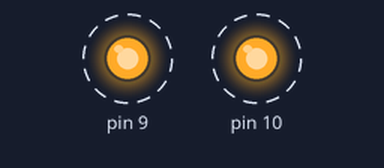
Recording of a sketch running on a simulated Arduino Uno, built with avr-gcc and run on an emulated ATmega328P. Shown: output pins drawn as LEDs (lit = HIGH). Dashed ring = blinking.

Above: at 0.12 s.
Timing chart, 0 to 3.0 s (numbered marks = the images above):
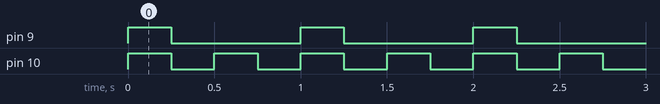

Measured:
- by itself, pin 9: alternates HIGH for 0.25 s and LOW for 0.75 s
- by itself, pin 10: alternates HIGH for 0.25 s and LOW for 0.25 s
- by itself, everything shown: repeats every 1.0 s, in 4 steps

The sketch:

HV_trek_control.ino
```cpp
void setup() {
  pinMode(9, OUTPUT);
  pinMode(10, OUTPUT);

}

void loop() {

  digitalWrite(9,HIGH);
  digitalWrite(10,HIGH);
  delay(250);

  digitalWrite(9,LOW);
  digitalWrite(10,LOW);
  delay(250);

  digitalWrite(10,HIGH);
  digitalWrite(9,LOW);
  delay(250);

  digitalWrite(9,LOW);
  digitalWrite(10,LOW);
  delay(250);


}
```
